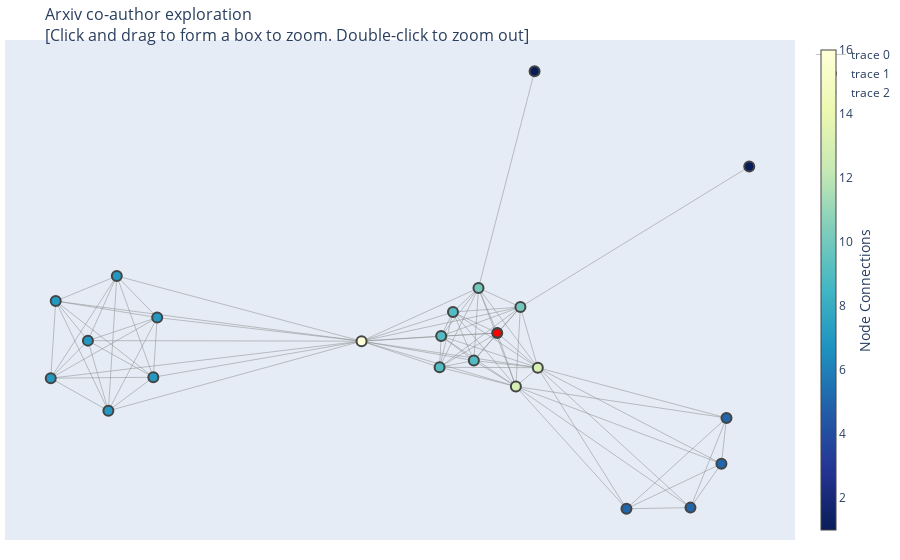

The notebook cell saved with this chart:
### Code cell
# plot_weighted_graph(G)
graphing.graph(G, original_author)

### Figure 1 — Plotly figure (JSON) as saved in the notebook; plotly's stock layout.template omitted (floating-point values rounded to 4 significant figures; data arrays with more than 128 entries replaced by an {"elided": "..."} marker saying what was removed)
{"data": [{"hoverinfo": "text", "line": {"color": "#888", "width": 0.5}, "mode": "lines", "text": ["shared papers: 4", "shared papers: 4", "shared papers: 4", "shared papers: 4", "shared papers: 4", "shared papers: 4", "shared papers: 4", "shared papers: 4", "shared papers: 5", "shared papers: 1", "shared papers: 1", "shared papers: 1", "shared papers: 1", "shared papers: 4", "shared papers: 4", "shared papers: 4", "shared papers: 4", "shared papers: 4", "shared papers: 4", "shared papers: 4", "shared papers: 4", "shared papers: 1", "shared papers: 4", "shared papers: 4", "shared papers: 4", "shared papers: 4", "shared papers: 4", "shared papers: 4", "shared papers: 4", "shared papers: 1", "shared papers: 1", "shared papers: 1", "shared papers: 1", "shared papers: 1", "shared papers: 1", "shared papers: 1", "shared papers: 4", "shared papers: 4", "shared papers: 4", "shared papers: 4", "shared papers: 4", "shared papers: 4", "shared papers: 4", "shared papers: 4", "shared papers: 4", "shared papers: 4", "shared papers: 4", "shared papers: 1", "shared papers: 4", "shared papers: 4", "shared papers: 4", "shared papers: 4", "shared papers: 4", "shared papers: 4", "shared papers: 4", "shared papers: 4", "shared papers: 4", "shared papers: 4", "shared papers: 1", "shared papers: 1", "shared papers: 1", "shared papers: 1", "shared papers: 1", "shared papers: 1", "shared papers: 1", "shared papers: 1", "shared papers: 1", "shared papers: 1", "shared papers: 1", "shared papers: 1", "shared papers: 1", "shared papers: 1", "shared papers: 1", "shared papers: 1", "shared papers: 1", "shared papers: 1", "shared papers: 1", "shared papers: 1", "shared papers: 1", "shared papers: 1", "shared papers: 1", "shared papers: 1", "shared papers: 1", "shared papers: 1", "shared papers: 1", "shared papers: 1", "shared papers: 1", "shared papers: 1", "shared papers: 1"], "type": "scatter", "x": {"elided": "267 float values"}, "y": {"elided": "267 float values"}}, {"hoverinfo": "text", "marker": {"color": [13, 10, 16, 9, 10, 9, 9, 9, 9, 13, 7, 7, 7, 7, 7, 7, 7, 1, 1, 5, 5, 5, 5], "colorbar": {"thickness": 15, "title": {"side": "right", "text": "Node Connections"}, "xanchor": "left"}, "colorscale": [[0, "rgb(255,255,217)"], [0.125, "rgb(237,248,177)"], [0.25, "rgb(199,233,180)"], [0.375, "rgb(127,205,187)"], [0.5, "rgb(65,182,196)"], [0.625, "rgb(29,145,192)"], [0.75, "rgb(34,94,168)"], [0.875, "rgb(37,52,148)"], [1, "rgb(8,29,88)"]], "line": {"width": 2}, "reversescale": true, "showscale": true, "size": 10}, "mode": "markers", "text": ["JEREMY IRVIN<br>Distance to origin : 1<br># connections: 13<br># papers connections: 41 (approx)<br>Co-Authors:<br> Andrew Y. Ng : 5<br> Hao Sheng : 4<br> Neel Ramachandran : 4<br> Sonja Johnson-Yu : 4<br> Sharon Zhou : 4<br> Kyle Story : 4<br> Rose Rustowicz : 4<br> Cooper Elsworth : 4<br> Kemen Austin : 4<br> Pranav Rajpurkar : 1<br> Anirudh Joshi : 1<br> Anuj Pareek : 1<br> Matthew Lungren : 1", "HAO SHENG<br>Distance to origin : 1<br># connections: 10<br># papers connections: 37 (approx)<br>Co-Authors:<br> Jeremy Irvin : 4<br> Neel Ramachandran : 4<br> Sonja Johnson-Yu : 4<br> Sharon Zhou : 4<br> Kyle Story : 4<br> Rose Rustowicz : 4<br> Cooper Elsworth : 4<br> Kemen Austin : 4<br> Andrew Y. Ng : 4<br> Xiaozhe Wang : 1", "NEEL RAMACHANDRAN<br>Distance to origin : 1<br># connections: 16<br># papers connections: 43 (approx)<br>Co-Authors:<br> Jeremy Irvin : 4<br> Hao Sheng : 4<br> Sonja Johnson-Yu : 4<br> Sharon Zhou : 4<br> Kyle Story : 4<br> Rose Rustowicz : 4<br> Cooper Elsworth : 4<br> Kemen Austin : 4<br> Andrew Y. Ng : 4<br> Elisa Toloba : 1<br> Puragra Guhathakurta : 1<br> Aaron Romanowsky : 1<br> Jean Brodie : 1<br> David Martinez-Delgado : 1<br> Jacob Arnold : 1<br> Kuriakose Theakanath : 1", "SONJA JOHNSON-YU<br>Distance to origin : 0<br># connections: 9<br># papers connections: 36 (approx)<br>Co-Authors:<br> Jeremy Irvin : 4<br> Hao Sheng : 4<br> Neel Ramachandran : 4<br> Sharon Zhou : 4<br> Kyle Story : 4<br> Rose Rustowicz : 4<br> Cooper Elsworth : 4<br> Kemen Austin : 4<br> Andrew Y. Ng : 4", "SHARON ZHOU<br>Distance to origin : 1<br># connections: 10<br># papers connections: 37 (approx)<br>Co-Authors:<br> Jeremy Irvin : 4<br> Hao Sheng : 4<br> Neel Ramachandran : 4<br> Sonja Johnson-Yu : 4<br> Kyle Story : 4<br> Rose Rustowicz : 4<br> Cooper Elsworth : 4<br> Kemen Austin : 4<br> Andrew Y. Ng : 4<br> Catherine Cossaboom : 1", "KYLE STORY<br>Distance to origin : 1<br># connections: 9<br># papers connections: 36 (approx)<br>Co-Authors:<br> Jeremy Irvin : 4<br> Hao Sheng : 4<br> Neel Ramachandran : 4<br> Sonja Johnson-Yu : 4<br> Sharon Zhou : 4<br> Rose Rustowicz : 4<br> Cooper Elsworth : 4<br> Kemen Austin : 4<br> Andrew Y. Ng : 4", "ROSE RUSTOWICZ<br>Distance to origin : 1<br># connections: 9<br># papers connections: 36 (approx)<br>Co-Authors:<br> Jeremy Irvin : 4<br> Hao Sheng : 4<br> Neel Ramachandran : 4<br> Sonja Johnson-Yu : 4<br> Sharon Zhou : 4<br> Kyle Story : 4<br> Cooper Elsworth : 4<br> Kemen Austin : 4<br> Andrew Y. Ng : 4", "COOPER ELSWORTH<br>Distance to origin : 1<br># connections: 9<br># papers connections: 36 (approx)<br>Co-Authors:<br> Jeremy Irvin : 4<br> Hao Sheng : 4<br> Neel Ramachandran : 4<br> Sonja Johnson-Yu : 4<br> Sharon Zhou : 4<br> Kyle Story : 4<br> Rose Rustowicz : 4<br> Kemen Austin : 4<br> Andrew Y. Ng : 4", "KEMEN AUSTIN<br>Distance to origin : 1<br># connections: 9<br># papers connections: 36 (approx)<br>Co-Authors:<br> Jeremy Irvin : 4<br> Hao Sheng : 4<br> Neel Ramachandran : 4<br> Sonja Johnson-Yu : 4<br> Sharon Zhou : 4<br> Kyle Story : 4<br> Rose Rustowicz : 4<br> Cooper Elsworth : 4<br> Andrew Y. Ng : 4", "ANDREW Y. NG<br>Distance to origin : 1<br># connections: 13<br># papers connections: 41 (approx)<br>Co-Authors:<br> Jeremy Irvin : 5<br> Hao Sheng : 4<br> Neel Ramachandran : 4<br> Sonja Johnson-Yu : 4<br> Sharon Zhou : 4<br> Kyle Story : 4<br> Rose Rustowicz : 4<br> Cooper Elsworth : 4<br> Kemen Austin : 4<br> Pranav Rajpurkar : 1<br> Anirudh Joshi : 1<br> Anuj Pareek : 1<br> Matthew Lungren : 1", "ELISA TOLOBA<br>Distance to origin : 2<br># connections: 7<br># papers connections: 7 (approx)<br>Co-Authors:<br> Puragra Guhathakurta : 1<br> Aaron Romanowsky : 1<br> Jean Brodie : 1<br> David Martinez-Delgado : 1<br> Jacob Arnold : 1<br> Neel Ramachandran : 1<br> Kuriakose Theakanath : 1", "PURAGRA GUHATHAKURTA<br>Distance to origin : 2<br># connections: 7<br># papers connections: 7 (approx)<br>Co-Authors:<br> Elisa Toloba : 1<br> Aaron Romanowsky : 1<br> Jean Brodie : 1<br> David Martinez-Delgado : 1<br> Jacob Arnold : 1<br> Neel Ramachandran : 1<br> Kuriakose Theakanath : 1", "AARON ROMANOWSKY<br>Distance to origin : 2<br># connections: 7<br># papers connections: 7 (approx)<br>Co-Authors:<br> Elisa Toloba : 1<br> Puragra Guhathakurta : 1<br> Jean Brodie : 1<br> David Martinez-Delgado : 1<br> Jacob Arnold : 1<br> Neel Ramachandran : 1<br> Kuriakose Theakanath : 1", "JEAN BRODIE<br>Distance to origin : 2<br># connections: 7<br># papers connections: 7 (approx)<br>Co-Authors:<br> Elisa Toloba : 1<br> Puragra Guhathakurta : 1<br> Aaron Romanowsky : 1<br> David Martinez-Delgado : 1<br> Jacob Arnold : 1<br> Neel Ramachandran : 1<br> Kuriakose Theakanath : 1", "DAVID MARTINEZ-DELGADO<br>Distance to origin : 2<br># connections: 7<br># papers connections: 7 (approx)<br>Co-Authors:<br> Elisa Toloba : 1<br> Puragra Guhathakurta : 1<br> Aaron Romanowsky : 1<br> Jean Brodie : 1<br> Jacob Arnold : 1<br> Neel Ramachandran : 1<br> Kuriakose Theakanath : 1", "JACOB ARNOLD<br>Distance to origin : 2<br># connections: 7<br># papers connections: 7 (approx)<br>Co-Authors:<br> Elisa Toloba : 1<br> Puragra Guhathakurta : 1<br> Aaron Romanowsky : 1<br> Jean Brodie : 1<br> David Martinez-Delgado : 1<br> Neel Ramachandran : 1<br> Kuriakose Theakanath : 1", "KURIAKOSE THEAKANATH<br>Distance to origin : 2<br># connections: 7<br># papers connections: 7 (approx)<br>Co-Authors:<br> Elisa Toloba : 1<br> Puragra Guhathakurta : 1<br> Aaron Romanowsky : 1<br> Jean Brodie : 1<br> David Martinez-Delgado : 1<br> Jacob Arnold : 1<br> Neel Ramachandran : 1", "CATHERINE COSSABOOM<br>Distance to origin : 2<br># connections: 1<br># papers connections: 1 (approx)<br>Co-Authors:<br> Sharon Zhou : 1", "XIAOZHE WANG<br>Distance to origin : 2<br># connections: 1<br># papers connections: 1 (approx)<br>Co-Authors:<br> Hao Sheng : 1", "PRANAV RAJPURKAR<br>Distance to origin : 2<br># connections: 5<br># papers connections: 5 (approx)<br>Co-Authors:<br> Anirudh Joshi : 1<br> Anuj Pareek : 1<br> Jeremy Irvin : 1<br> Andrew Y. Ng : 1<br> Matthew Lungren : 1", "ANIRUDH JOSHI<br>Distance to origin : 2<br># connections: 5<br># papers connections: 5 (approx)<br>Co-Authors:<br> Pranav Rajpurkar : 1<br> Anuj Pareek : 1<br> Jeremy Irvin : 1<br> Andrew Y. Ng : 1<br> Matthew Lungren : 1", "ANUJ PAREEK<br>Distance to origin : 2<br># connections: 5<br># papers connections: 5 (approx)<br>Co-Authors:<br> Pranav Rajpurkar : 1<br> Anirudh Joshi : 1<br> Jeremy Irvin : 1<br> Andrew Y. Ng : 1<br> Matthew Lungren : 1", "MATTHEW LUNGREN<br>Distance to origin : 2<br># connections: 5<br># papers connections: 5 (approx)<br>Co-Authors:<br> Pranav Rajpurkar : 1<br> Anirudh Joshi : 1<br> Anuj Pareek : 1<br> Jeremy Irvin : 1<br> Andrew Y. Ng : 1"], "type": "scatter", "x": [0.282, 0.1796, -0.1408, 0.2309, 0.2944, 0.07734, 0.1097, 0.07297, 0.1669, 0.342, -0.8113, -0.8343, -0.7007, -0.7112, -0.8903, -0.9785, -0.9922, 0.9213, 0.3332, 0.5849, 0.8451, 0.7602, 0.8589], "y": [-0.1514, 0.2086, 0.01424, 0.04415, 0.1389, 0.03294, 0.1206, -0.08116, -0.05659, -0.08257, 0.2523, -0.2401, 0.1005, -0.1175, 0.0162, 0.1607, -0.121, 0.652, 1, -0.5978, -0.4332, -0.5937, -0.2661]}, {"hoverinfo": "text", "marker": {"color": ["Red"], "line": {"width": 2}, "size": 9}, "mode": "markers+text", "type": "scatter", "x": [0.2309], "y": [0.04415]}], "layout": {"hovermode": "closest", "margin": {"b": 20, "l": 5, "r": 5, "t": 40}, "showlegend": true, "title": {"font": {"size": 16}, "text": "Arxiv co-author exploration<br>[Click and drag to form a box to zoom. Double-click to zoom out]"}, "xaxis": {"showgrid": false, "showticklabels": false, "zeroline": false}, "yaxis": {"showgrid": false, "showticklabels": false, "zeroline": false}}}
